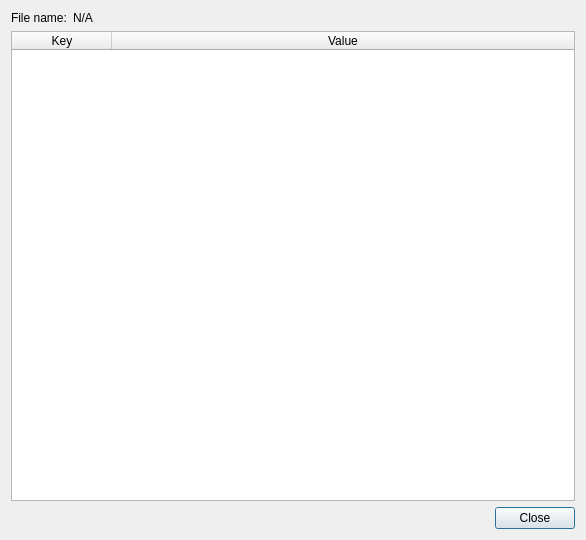
<?xml version="1.0" encoding="UTF-8"?>
<ui version="4.0">
 <class>Dialog</class>
 <widget class="QDialog" name="Dialog">
  <property name="windowModality">
   <enum>Qt::NonModal</enum>
  </property>
  <property name="geometry">
   <rect>
    <x>0</x>
    <y>0</y>
    <width>586</width>
    <height>540</height>
   </rect>
  </property>
  <property name="windowTitle">
   <string>Dialog</string>
  </property>
  <layout class="QVBoxLayout" name="verticalLayout">
   <item>
    <layout class="QHBoxLayout" name="horizontalLayout">
     <item>
      <widget class="QLabel" name="label">
       <property name="text">
        <string>File name:</string>
       </property>
      </widget>
     </item>
     <item>
      <widget class="QLabel" name="file_name_label">
       <property name="sizePolicy">
        <sizepolicy hsizetype="Expanding" vsizetype="Preferred">
         <horstretch>0</horstretch>
         <verstretch>0</verstretch>
        </sizepolicy>
       </property>
       <property name="text">
        <string>N/A</string>
       </property>
      </widget>
     </item>
    </layout>
   </item>
   <item>
    <widget class="QTableWidget" name="tableWidget">
     <property name="alternatingRowColors">
      <bool>true</bool>
     </property>
     <property name="selectionMode">
      <enum>QAbstractItemView::NoSelection</enum>
     </property>
     <property name="selectionBehavior">
      <enum>QAbstractItemView::SelectRows</enum>
     </property>
     <attribute name="horizontalHeaderStretchLastSection">
      <bool>true</bool>
     </attribute>
     <column>
      <property name="text">
       <string>Key</string>
      </property>
     </column>
     <column>
      <property name="text">
       <string>Value</string>
      </property>
     </column>
    </widget>
   </item>
   <item>
    <layout class="QHBoxLayout" name="horizontalLayout_2">
     <item>
      <spacer name="horizontalSpacer">
       <property name="orientation">
        <enum>Qt::Horizontal</enum>
       </property>
       <property name="sizeHint" stdset="0">
        <size>
         <width>40</width>
         <height>20</height>
        </size>
       </property>
      </spacer>
     </item>
     <item>
      <widget class="QPushButton" name="close_pushButton">
       <property name="text">
        <string>Close</string>
       </property>
      </widget>
     </item>
    </layout>
   </item>
  </layout>
 </widget>
 <resources/>
 <connections>
  <connection>
   <sender>close_pushButton</sender>
   <signal>clicked()</signal>
   <receiver>Dialog</receiver>
   <slot>reject()</slot>
   <hints>
    <hint type="sourcelabel">
     <x>527</x>
     <y>512</y>
    </hint>
    <hint type="destinationlabel">
     <x>419</x>
     <y>509</y>
    </hint>
   </hints>
  </connection>
 </connections>
</ui>
